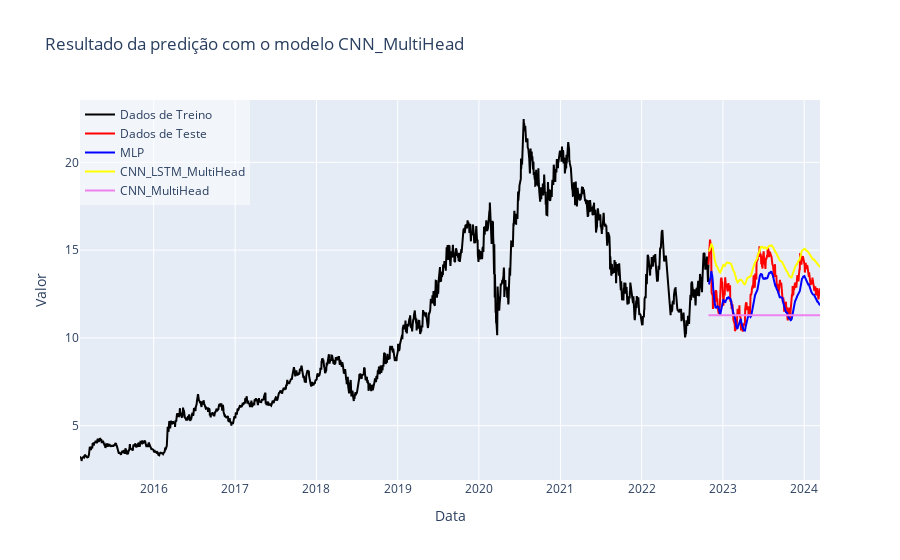

Notebook source saved alongside this figure:
### Code cell
import plotly.graph_objects as go

# Cria um gráfico de linha usando o Plotly
fig = go.Figure()

# Adiciona os valores reais ao gráfico
#fig.add_trace(go.Scatter(x=T_test, y=y_test_real, mode='lines', name='Real', line=dict(color='red')))
fig.add_trace(go.Scatter(x=T_train, y=y_train_real_regression, mode='lines',name="Dados de Treino",line=dict(color='black')))
fig.add_trace(go.Scatter(x=T_test, y=y_test_real_regression, mode='lines', name="Dados de Teste", line=dict(color='red')))

# Adiciona os valores preditos ao gráfico
colors=['blue', 'yellow', 'violet', 'yellowgreen', 'green']
for i in range(predictions.shape[1]):
    fig.add_trace(go.Scatter(x=T_test, y=predictions[:,i], mode='lines', name=f'{list(trained_best_models.keys())[i]}', line=dict(color=colors[i])))

# Configura o layout do gráfico
fig.update_layout(
    title=f'Resultado da predição com o modelo {model_name}',
    xaxis_title='Data',
    yaxis_title='Valor',
    showlegend=True,
    legend=dict(x=0, y=1, bgcolor='rgba(255, 255, 255, 0.5)')
)

# Exibe o gráfico
fig.show()

### Figure 1 — Plotly figure (JSON) as saved in the notebook; plotly's stock layout.template omitted (floating-point values rounded to 4 significant figures; data arrays with more than 128 entries replaced by an {"elided": "..."} marker saying what was removed)
{"data": [{"line": {"color": "black"}, "mode": "lines", "name": "Dados de Treino", "type": "scatter", "x": {"elided": "1923 str values"}, "y": {"elided": "1923 float values"}}, {"line": {"color": "red"}, "mode": "lines", "name": "Dados de Teste", "type": "scatter", "x": {"elided": "340 str values"}, "y": {"elided": "340 float values"}}, {"line": {"color": "blue"}, "mode": "lines", "name": "MLP", "type": "scatter", "x": {"elided": "340 str values"}, "y": {"elided": "340 float values"}}, {"line": {"color": "yellow"}, "mode": "lines", "name": "CNN_LSTM_MultiHead", "type": "scatter", "x": {"elided": "340 str values"}, "y": {"elided": "340 float values"}}, {"line": {"color": "violet"}, "mode": "lines", "name": "CNN_MultiHead", "type": "scatter", "x": {"elided": "340 str values"}, "y": {"elided": "340 float values"}}], "layout": {"legend": {"bgcolor": "rgba(255, 255, 255, 0.5)", "x": 0, "y": 1}, "showlegend": true, "title": {"text": "Resultado da predição com o modelo CNN_MultiHead"}, "xaxis": {"title": {"text": "Data"}}, "yaxis": {"title": {"text": "Valor"}}}}
